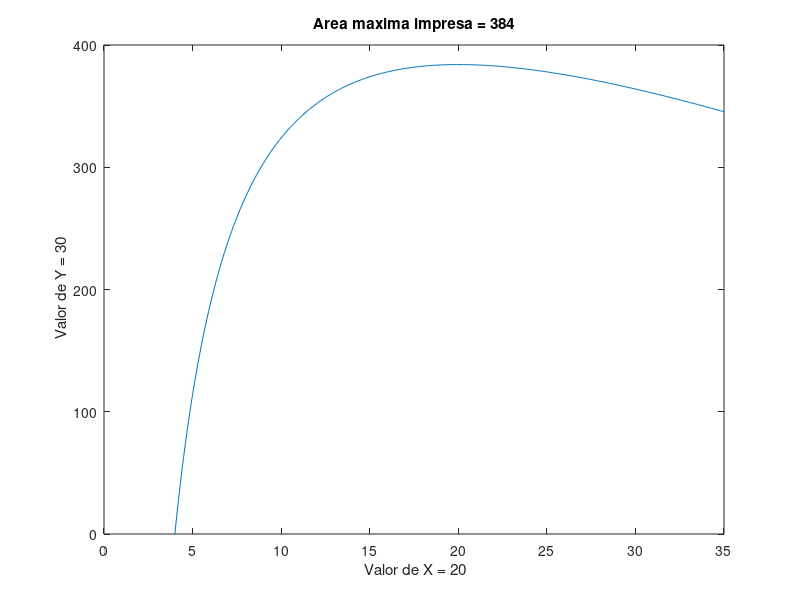

Recreate this plot in MATLAB.
% Octave Script 
% Title          :Funcion mayor area posible 
% Descripcion    :Script para resolver la funcion de la mayor area impresa
%                 posible de un libro 
% Author         :Hector Daniel Marmoleo Garcia 
%                :Gustavo Garcia Barrera
%                :
% Date           :20211013
% Version        :1
% Usage          :octave> cd /path/
%                :octave> FuncionLibro
% Notes          :Requiere aplicacion octave

% Limpiar variables 
clear
% Titulo
disp ('PROBLEMA NUMERO 7.- "El libro"');

% Ejemplo de mayor area impresa posible 
% Rango de 4..35 en i= 0.1
x = 4:0.1:35;

% Valor de la funcion
ax = @(x) (-6.*x) + (624) - (2400./(x));

% Funcion a plotear 
ax = (-6.*x)+ 624 - (2400./(x));

% Funcion para determinar valor maximo 
resr = max(ax);

% Calcular el valor x 
% Para esto decimos que A'(x) = -6 + 2400/x^2 = 0
% Por lo tamto x^2 = 2400/6 = 400
% Y despejando a x nosqueda que de la siguinete manera: x = √400 = 20
disp ('SOLUCION: ');
disp ('El valor de x(Ancho de la pagina) es: ');
X = sqrt(400)
disp ('El Ancho de la pagina impresa es: ');
X - 4

% Calcular el valor de y
% Sabemos que y = 600/x
disp ('El valor de y(Altura de la pagina) es: ');
y = 600/(X)
disp ('La altura de la pagina impresa es: ');
y - 6

% Dibujar X y Y
plot(x,ax);

% Titulo
title(['Area maxima impresa = ' num2str(resr)]);

% Etiqueta para x
xlabel([' Valor de X = ' num2str(X)]);

% Etiqueta para y
ylabel([' Valor de Y = ' num2str(y)]);
